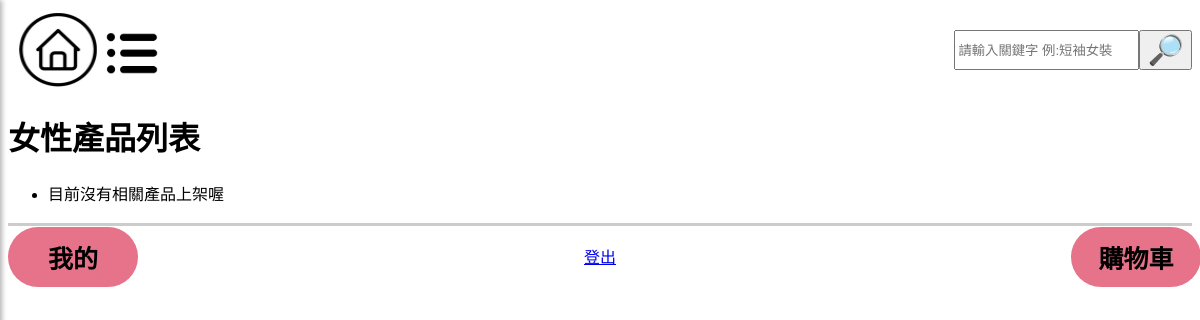
Before: /girl/ with the older database file.
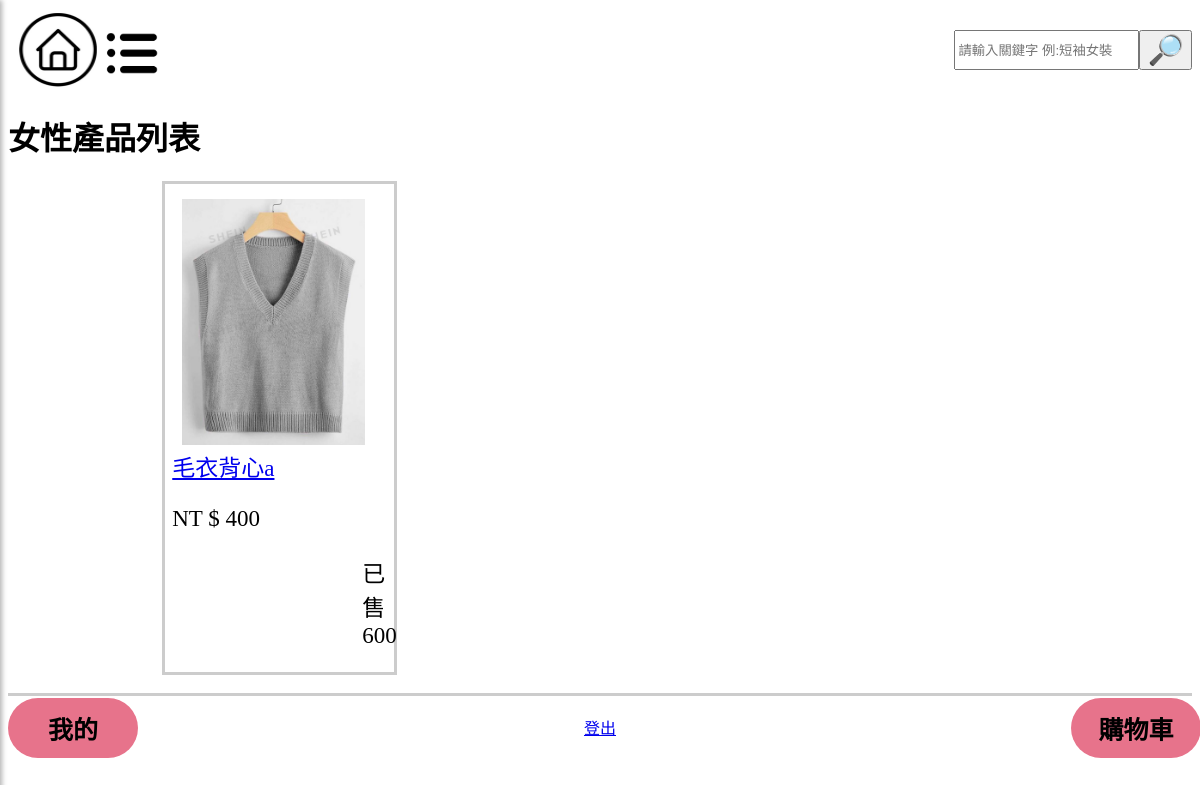
After: the same page with the newer database file.
### mysite/models.py (models this page shows, shortened)
class Product(models.Model):
    name = models.CharField(max_length=100)
    image = models.ImageField(upload_to='product_images/', default='default.jpg')  # 定義默認值
    price = models.CharField(max_length=20,default='0')
    color = models.CharField(max_length=20,default='商品顏色')
    description = models.TextField()
    quantity = models.IntegerField(default=0)
    category = models.CharField(max_length=10,default="man")

### mysite/views.py (the view)
# urls.py: path('girl/',mv.girl,name="girl"),
def girl(request):
    girls_products = Product.objects.filter(category='woman')
    return render(request, 'girl.html', {'girls_products': girls_products})

### templates/girl.html
{% extends "home.html" %}
{% load static %}
{% block content %}
    <h1>女性產品列表</h1>
    <link rel="stylesheet" href="{% static 'css/main.css' %}">
    <ul>
        {% if girls_products %}
            {% for product in girls_products %}
            <div class="fyp-b">
                {% if product.image %}
                    <img id="fyp-p" src="{{ product.image.url }}" alt="{{ product.name }}">
                {% else %}
                    <p>No image available</p>
                {% endif %}
                <div class="fyp-1t">
                    <a href='/product/{{ product.id }}'>{{product.name }}</a>
                    <p>NT $ {{ product.price }}</p>
                    <p id="sell{{ forloop.counter }}">已售 {{ product.quantity }}</p>
                </div>
            </div>
            {% endfor %}
        {% else %}
            <li>目前沒有相關產品上架喔</li>
        {% endif %}
    </ul>
{% endblock %}

Changed rows visible on the page:
now on this page (row edited): Product: image (picture), name "毛衣背心a", price "400", quantity "600"
Other visible differences:
text no longer shown: "目前沒有相關產品上架喔"
